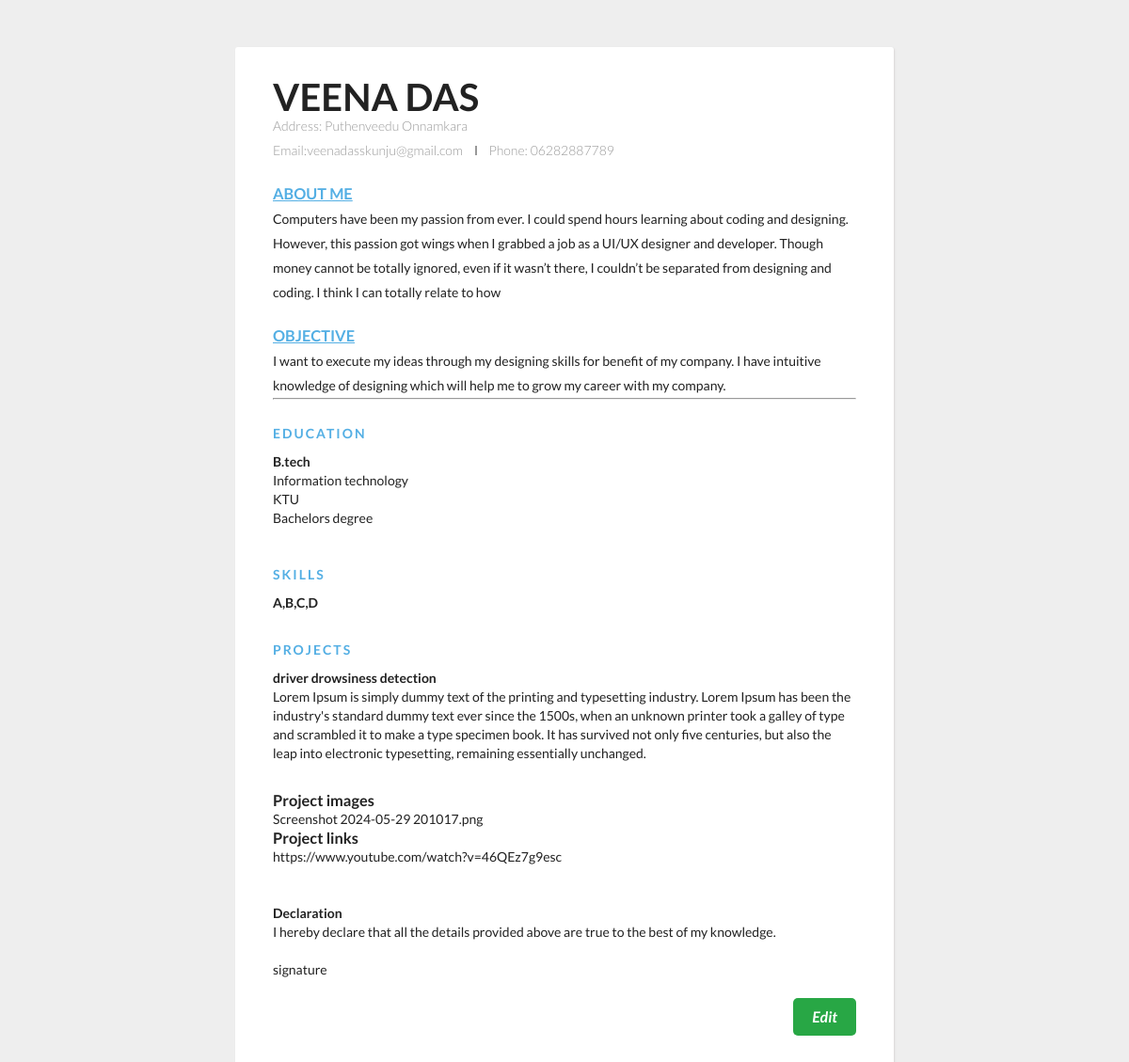
/listdetails/, run on the app's committed database.
### resumeapp/models.py (models this page shows)
class resumeprofile(models.Model):
    fullname=models.CharField(max_length=200)
    skills = models.CharField(max_length=200,blank=True, null=True)
    email = models.EmailField(max_length=255,blank=True, null=True)
    phone = models.CharField(max_length=10,blank=True, null=True)
    address=models.CharField(max_length=200,blank=True, null=True)
    universityCollege=models.CharField(max_length=200,blank=True, null=True)
    DegreeCertification=models.CharField(max_length=200,blank=True, null=True)
    graduation=models.CharField(max_length=200,blank=True, null=True)
    coursetitle=models.CharField(max_length=200,blank=True, null=True)
    projecttitle=models.CharField(max_length=200,blank=True, null=True)
    projectdescription=models.CharField(max_length=200,blank=True, null=True)
    prjectimg=models.ImageField(max_length=200,blank=True,null=True)
    prjectlink=models.URLField(max_length=200,blank=True,null=True)
    aboutme=models.CharField(max_length=200,blank=True,null=True)
    objective=models.CharField(max_length=200,blank=True,null=True)

### resumeapp/views.py (the view)
# urls.py: path('listdetails/', views.listdetails, name='details'),
def listdetails(request):
    values = resumeprofile.objects.last()
    return render(request, 'resume.html', {'values': values})

### templates/resume.html (shortened to what this page needs)
<!DOCTYPE html>
<html lang="en">
<head>
</head>
<body>
<div class="container">
  <div class="header">
    <div class="full-name" >
      <span class="first-name">{{ values.fullname }}</span>
    </div>
    <div class="contact-info">
        <span class="email">Address: {{ values.address }}</span>
         <div class="contact-info">
        <span class="email">Email:{{ values.email }} </span>
      <span class="separator"></span>
      <span class="phone">Phone: {{ values.phone }}</span>
    </div>
        <div>
      <h3 class="position" style="color: #54AFE4;">ABOUT ME</h3>
        </div>
        <div>
        <label>{{ values.aboutme }}</label>
            </div>
    </div>
        <div class="about">
            <div>
      <h3 class="position" style="color: #54AFE4;">OBJECTIVE</h3>
       <div>
           <label> {{ values.objective }} </label>
     <hr>
    </div>
  </div>
  <br>
   <div class="details">
    <div class="section">
      <div class="section__title">Education</div>
      <div class="section__list">
        <div class="section__list-item">
          <div class="left">
            <div class="name">{{ values.graduation }}</div>
            <div class="addr">{{ values.coursetitle }}</div>
            <div class="duration">{{ values.universityCollege }}</div>
              <div class="duration">{{ values.DegreeCertification }}</div>
          </div>
        </div>
      </div>
    </div>
    <div class="section">
      <div class="section__title">SKILLS</div>
       <div class="section__list">
         <div class="section__list-item">
           <div class="name">{{ values.skills }}</div>
         </div>
    <div class="section">
      <div class="section__title">Projects</div>
       <div class="section__list">
         <div class="section__list-item">
           <div class="name">{{ values.projecttitle }}</div>
           <div class="text">{{ values.projectdescription }}</div>
         </div>
          <div>
              <h3>Project images </h3>
              <div class="file">{{ values.prjectimg }}</div>
          </div>
            <div>
              <h3>Project links </h3>
              <div class="file">{{ values.prjectlink }}</div>
          </div>
        </div>
      </div>
 <div>
     <h4>Declaration</h4>
     <label>I hereby declare that all the details provided above are true to the best of my knowledge.</label>
     <div>
         <br>
     <label>signature</label>
         </div>
 </div>
 <div class="edit-button-container">
    <a href="{% url 'update' values.id %}" class="btn">Edit</a>
</div>
</div>
</body>
</html>

### templates/resume.html (style rules this page uses)
* { margin: 0; padding: 0; box-sizing: border-box; }
html { height: 100%; }
body { min-height: 100%; background: #eee; font-family: 'Lato', sans-serif; font-weight: 400; color: #222; font-size: 14px; line-height: 26px; padding-bottom: 50px; }
.container { max-width: 700px; background: #fff; margin: 0 auto; box-shadow: 1px 1px 2px #DAD7D7; border-radius: 3px; padding: 40px; margin-top: 50px; }
.header { margin-bottom: 30px; }
.full-name { font-size: 40px; text-transform: uppercase; margin-bottom: 5px; }
.first-name { font-weight: 700; }
.contact-info { margin-bottom: 20px; }
.email, .phone { color: #999; font-weight: 300; }
.separator { height: 10px; display: inline-block; border-left: 2px solid #999; margin: 0 10px; }
.position { font-weight: bold; display: inline-block; margin-right: 10px; text-decoration: underline; }
.details { line-height: 20px; }
.section { margin-bottom: 40px; }
.section:last-of-type { margin-bottom: 0; }
.section__title { letter-spacing: 2px; color: #54AFE4; font-weight: bold; margin-bottom: 10px; text-transform: uppercase; }
.section__list-item { margin-bottom: 30px; }
.section__list-item:last-of-type { margin-bottom: 0; }
.left, .right { vertical-align: top; display: inline-block; }
.left { width: 60%; }
.name { font-weight: bold; }
a { text-decoration: none; color: #000; font-style: italic; }
.edit-button-container { margin-top: 20px; text-align: right; }
.edit-button-container .btn { display: inline-block; padding: 10px 20px; font-size: 16px; font-weight: bold; color: #fff; background-color: #28a745; border: none; border-radius: 5px; cursor: pointer; text-decoration: none; }

### data on the page
resumeprofile: fullname "VEENA DAS", address "Puthenveedu Onnamkara", email "veenadasskunju@gmail.com", phone "06282887789", aboutme "Computers have been my passion from ever. I could spend hours learning about coding and designing. However, this passion got wings when I grabbed a job as a UI/UX designer and developer. Though money cannot be totally ignored, even if it wasn’t there, I couldn’t be separated from designing and coding. I think I can totally relate to how", objective "I want to execute my ideas through my designing skills for benefit of my company. I have intuitive knowledge of designing which will help me to grow my career with my company.", graduation "B.tech", coursetitle "Information technology", universityCollege "KTU", DegreeCertification "Bachelors degree", skills "A,B,C,D", projecttitle "driver drowsiness detection", projectdescription "Lorem Ipsum is simply dummy text of the printing and typesetting industry. Lorem Ipsum has been the industry's standard dummy text ever since the 1500s, when an unknown printer took a galley of type and scrambled it to make a type specimen book. It has survived not only five centuries, but also the leap into electronic typesetting, remaining essentially unchanged.", prjectimg "Screenshot 2024-05-29 201017.png", prjectlink "https://www.youtube.com/watch?v=46QEz7g9esc"
